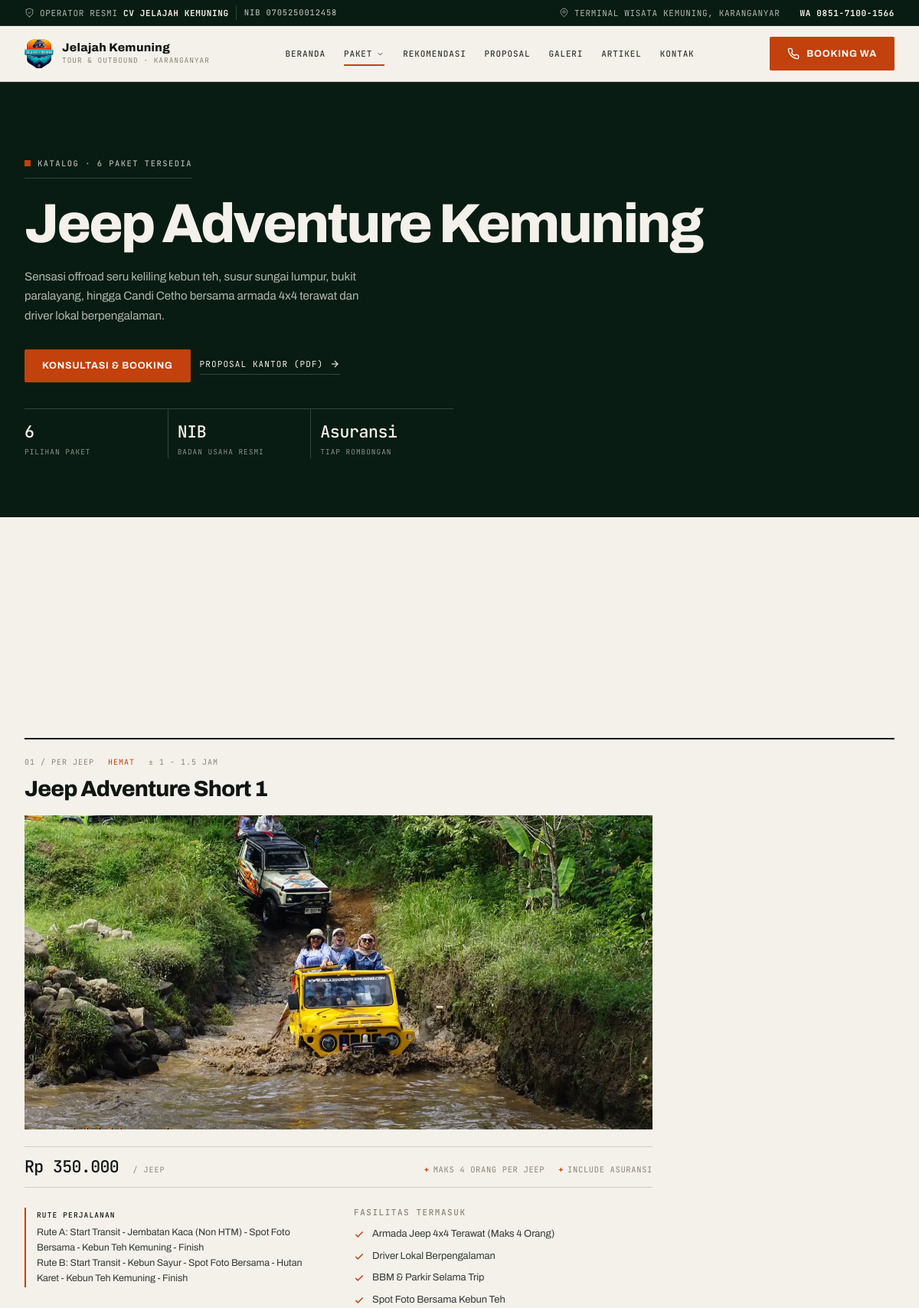
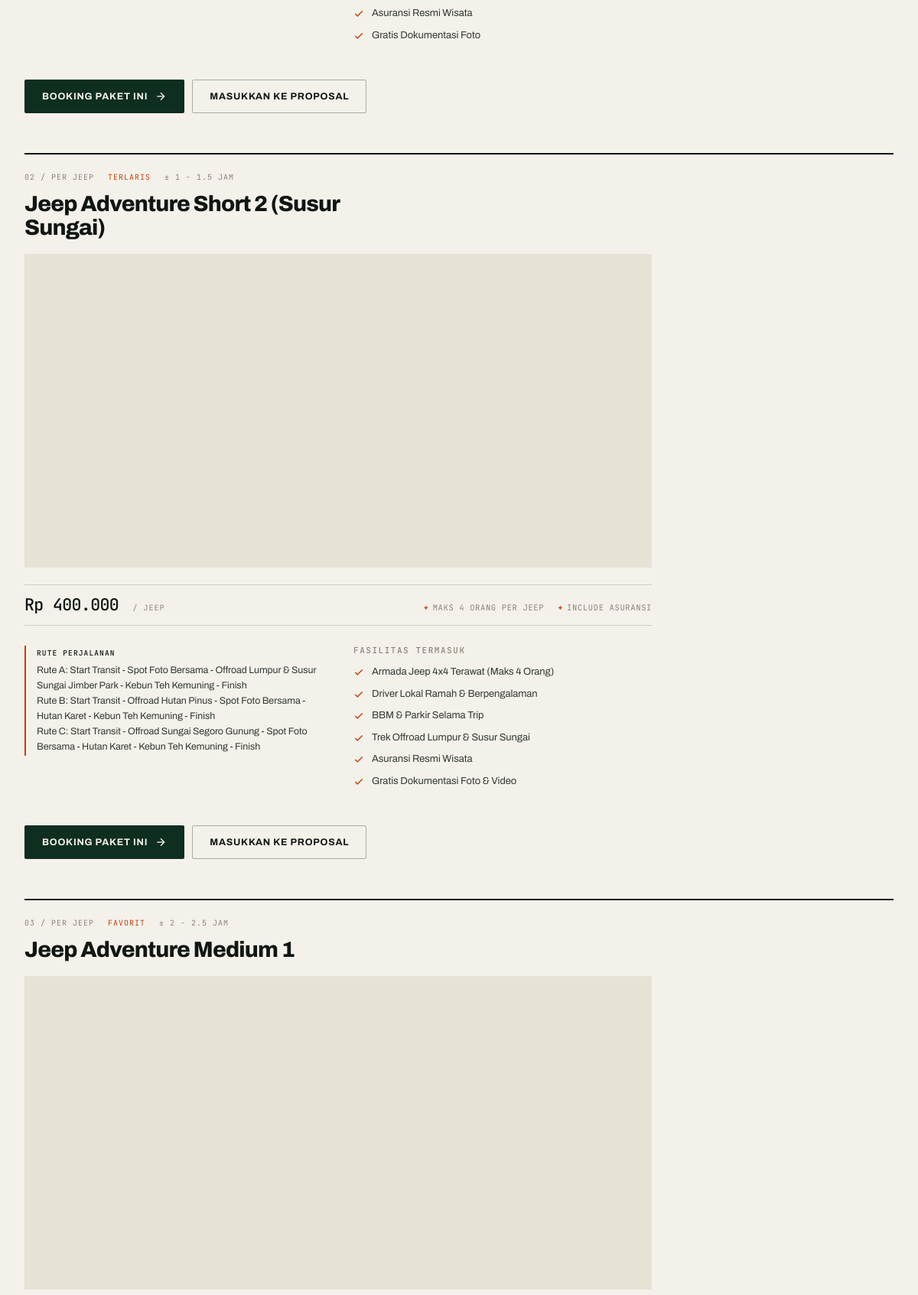
Page /jeep-adventure-kemuning/ (upper part) on the committed database (2 pictures, top to bottom).
### tables this page shows
CREATE TABLE IF NOT EXISTS settings (
    setting_key VARCHAR(100) PRIMARY KEY,
    setting_value TEXT NULL
);

CREATE TABLE IF NOT EXISTS categories (
    id INTEGER PRIMARY KEY AUTO_INCREMENT,
    name VARCHAR(100) NOT NULL,
    slug VARCHAR(100) NOT NULL UNIQUE,
    description TEXT NULL,
    icon VARCHAR(50) DEFAULT 'fas fa-map-marked-alt',
    created_at TIMESTAMP DEFAULT CURRENT_TIMESTAMP
);

CREATE TABLE IF NOT EXISTS packages (
    id INTEGER PRIMARY KEY AUTO_INCREMENT,
    category_id INTEGER NOT NULL,
    name VARCHAR(200) NOT NULL,
    slug VARCHAR(200) NOT NULL UNIQUE,
    price INTEGER NOT NULL DEFAULT 0,
    price_strike INTEGER DEFAULT 0,
    price_type VARCHAR(50) DEFAULT 'per_orang',
    min_participants INTEGER DEFAULT 1,
    duration VARCHAR(100) NULL,
    badge VARCHAR(50) NULL,
    summary TEXT NULL,
    inclusions TEXT NULL,
    exclusions TEXT NULL,
    itinerary TEXT NULL,
    thumbnail VARCHAR(255) NULL,
    is_active INTEGER DEFAULT 1,
    sort_order INTEGER DEFAULT 0,
    created_at TIMESTAMP DEFAULT CURRENT_TIMESTAMP
);

### app/Controllers/PackageController.php (called while the page is built, shortened)
<?php
class PackageController {
    public function getPackageData(string $slug): array {
        $db = Database::getInstance()->getConnection();
        $stmt = $db->prepare("SELECT * FROM categories WHERE slug = :s LIMIT 1");
        $stmt->execute([':s' => $slug]);
        $category = $stmt->fetch(PDO::FETCH_ASSOC);
        $stmt = $db->prepare("SELECT * FROM packages WHERE category_id = :cid AND is_active = 1 ORDER BY sort_order ASC, price ASC");
        $stmt->execute([':cid' => $category['id']]);
        $packages = $stmt->fetchAll(PDO::FETCH_ASSOC);
        return ['category' => $category, 'packages' => $packages];
    }
    public function parseInclusions(?string $inclusions): array {
        $normalized = str_replace(['\r\n', '\r', '\n'], "\n", $inclusions);
        $lines = preg_split('/\r\n|\r|\n/', trim($normalized));
        return array_values(array_filter(array_map('trim', $lines)));
    }
    public function showBySlug(string $slug): void {
        $data = $this->getPackageData($slug);
        $category = $data['category'];
        $packages = $data['packages'];
        require __DIR__ . '/../Views/layouts/header.php';
        require __DIR__ . '/../Views/package-detail.php';
        require __DIR__ . '/../Views/layouts/footer.php';
    }
}

### app/Helpers.php (called while the page is built, shortened)
<?php
class Helpers {
    public static function formatRupiah(int $amount): string {
        return 'Rp ' . number_format($amount, 0, ',', '.');
    }
    public static function getSetting(string $key, string $default = ''): string {
        try {
            $db = Database::getInstance()->getConnection();
            $stmt = $db->prepare("SELECT setting_value FROM settings WHERE setting_key = :k LIMIT 1");
            $stmt->execute([':k' => $key]);
            $val = $stmt->fetchColumn();
            return ($val !== false && $val !== null) ? (string)$val : $default;
        } catch (\Throwable $e) {
            return $default;
        }
    }
    public static function generateWaLink(string $package = '', string $details = ''): string {
        $phone = self::getSetting('no_wa_1', defined('DEFAULT_WA') ? DEFAULT_WA : '6281234567890');
        $text = "Halo Admin Jelajah Kemuning, saya mau konsultasi";
        if (!empty($package)) {
            $text .= " mengenai *$package*";
        }
        if (!empty($details)) {
            $text .= " ($details)";
        }
        $text .= ". Mohon info ketersediaan tanggal dan rincian lengkapnya. Terima kasih!";
        return "https://wa.me/" . preg_replace('/[^0-9]/', '', $phone) . "?text=" . urlencode($text);
    }
    public static function sanitize(string $input): string {
        return htmlspecialchars(trim($input), ENT_QUOTES, 'UTF-8');
    }
}

### app/Views/package-detail.php (the view, shortened to what this page needs)
<section class="hero-section is-compact">
    <div class="container hero-inner">
        <div>
            <div class="hero-eyebrow">Katalog · <?= count($packages) ?> paket tersedia</div>
            <h1 class="hero-h1"><?= Helpers::sanitize($category['name']) ?></h1>
            <p class="hero-lead">
                <?= Helpers::sanitize($category['description'] ?? 'Penyedia paket wisata resmi Karanganyar dengan rute terbaik dan fasilitas terlengkap.') ?>
            </p>
            <div class="hero-cta-group">
                <a href="<?= Helpers::generateWaLink($category['name']) ?>" class="btn btn-accent">
                    <span>Konsultasi &amp; booking</span>
                </a>
                <a href="/proposal/" class="hero-link">
                    Proposal kantor (PDF)
                    <svg width="14" height="14" viewBox="0 0 24 24" fill="none" stroke="currentColor" stroke-width="2"><line x1="5" y1="12" x2="19" y2="12"/><polyline points="12 5 19 12 12 19"/></svg>
                </a>
            </div>
            <div class="hero-stats-row" style="margin-top:34px;">
                <div class="hero-stat">
                    <div class="hero-stat-num"><?= count($packages) ?></div>
                    <div class="hero-stat-label">Pilihan paket</div>
                </div>
                <div class="hero-stat">
                    <div class="hero-stat-num">NIB</div>
                    <div class="hero-stat-label">Badan usaha resmi</div>
                </div>
                <div class="hero-stat">
                    <div class="hero-stat-num">Asuransi</div>
                    <div class="hero-stat-label">Tiap rombongan</div>
                </div>
            </div>
        </div>
    </div>
</section>
<section class="page-body no-rule">
    <div class="container">
        <div class="packages-grid">
            <?php $pkgIndex = 0; foreach ($packages as $pkg):
                $pkgIndex++;
                $thumb = $pkg['thumbnail'] ?? '';
                $incList = (new PackageController())->parseInclusions($pkg['inclusions'] ?? '');
            ?>
            <article class="detail-entry">
                <div class="detail-head">
                    <span class="detail-index"><?= str_pad((string)$pkgIndex, 2, '0', STR_PAD_LEFT) ?> / <?= $pkg['price_type'] === 'per_armada' ? 'PER JEEP' : 'PER ORANG' ?></span>
                    <?php if (!empty($pkg['badge'])): ?>
                    <span class="detail-index" style="color:var(--accent);"><?= Helpers::sanitize($pkg['badge']) ?></span>
                    <?php endif; ?>
                    <?php if (!empty($pkg['duration'])): ?>
                    <span class="detail-index">± <?= Helpers::sanitize($pkg['duration']) ?></span>
                    <?php endif; ?>
                </div>
                <h2 class="detail-title"><?= Helpers::sanitize($pkg['name']) ?></h2>
                <?php if (!empty($thumb)): ?>
                <div class="detail-media">
                    <img src="<?= htmlspecialchars($thumb) ?>" alt="<?= Helpers::sanitize($pkg['name']) ?>" loading="lazy" decoding="async">
                </div>
                <?php endif; ?>
                <div class="detail-price-row">
                    <div class="pkg-row-price">
                        <?= Helpers::formatRupiah($pkg['price']) ?>
                        <small>/ <?= $pkg['price_type'] === 'per_armada' ? 'jeep' : 'orang' ?></small>
                    </div>
                    <div class="pkg-row-facts">
                        <?php if ($pkg['price_type'] === 'per_armada'): ?>
                        <span>Maks 4 orang per jeep</span>
                        <?php elseif (!empty($pkg['min_participants']) && $pkg['min_participants'] > 1): ?>
                        <span>Min. <?= (int)$pkg['min_participants'] ?> peserta</span>
                        <?php endif; ?>
                        <span>Include asuransi</span>
                    </div>
                </div>
                <div class="detail-cols">
                    <div>
                        <?php if (!empty($pkg['itinerary'])): ?>
                        <div class="itinerary-box">
                            <strong>Rute perjalanan</strong>
                            <?= nl2br(Helpers::sanitize(str_replace(['\r\n', '\r', '\n'], "\n", $pkg['itinerary']))) ?>
                        </div>
                        <?php endif; ?>
                    </div>
                    <div>
                        <div class="overline" style="color:var(--ink-faint); margin-bottom:12px;">Fasilitas termasuk</div>
                        <ul class="facility-list">
                            <?php if (empty($incList)): ?>
                            <li><svg viewBox="0 0 24 24" fill="none" stroke="currentColor" stroke-width="2.5"><polyline points="20 6 9 17 4 12"/></svg><span>Fasilitas lengkap standar CV Jelajah Kemuning.</span></li>
                            <?php else: foreach ($incList as $inc): ?>
                            <li><svg viewBox="0 0 24 24" fill="none" stroke="currentColor" stroke-width="2.5"><polyline points="20 6 9 17 4 12"/></svg><span><?= Helpers::sanitize($inc) ?></span></li>
                            <?php endforeach; endif; ?>
                        </ul>
                    </div>
                </div>
                <div class="detail-foot">
                    <a href="<?= Helpers::generateWaLink($pkg['name'], Helpers::formatRupiah($pkg['price'])) ?>" class="btn btn-primary">
                        <span>Booking paket ini</span>
                        <svg viewBox="0 0 24 24" fill="none" stroke="currentColor" stroke-width="2"><line x1="5" y1="12" x2="19" y2="12"/><polyline points="12 5 19 12 12 19"/></svg>
                    </a>
                    <a href="/proposal/" class="btn btn-outline">Masukkan ke proposal</a>
                </div>
            </article>
            <?php endforeach; ?>
        </div>
    </div>
</section>

### app/Views/layouts/header.php (shortened to what this page needs)
<?php
$nibNum = Helpers::getSetting('nib', defined('CV_NIB') ? CV_NIB : '0705250012458');
$currentPath = rtrim(parse_url($_SERVER['REQUEST_URI'] ?? '/', PHP_URL_PATH) ?: '/', '/');
$isActive = static function (array $prefixes) use ($currentPath): string {
    foreach ($prefixes as $p) {
        if ($p === '/' ? $currentPath === '/' : str_starts_with($currentPath, $p)) return ' is-active';
    }
    return '';
};
?>
<!DOCTYPE html>
<html lang="id">
<head>
    <link rel="stylesheet" href="/assets/css/style.min.css">
</head>
<body>
<div class="topbar">
    <div class="container topbar-inner">
        <div class="topbar-left">
            <span class="topbar-item">
                <svg viewBox="0 0 24 24" fill="none" stroke="currentColor" stroke-width="1.5" stroke-linecap="round" stroke-linejoin="round"><path d="M12 22s8-4 8-10V5l-8-3-8 3v7c0 6 8 10 8 10z"/><path d="m9 12 2 2 4-4"/></svg>
                <span>Operator resmi <strong>CV Jelajah Kemuning</strong></span>
                <span class="topbar-badge">NIB <?= Helpers::sanitize($nibNum) ?></span>
            </span>
        </div>
        <div class="topbar-right">
            <span class="topbar-item">
                <svg viewBox="0 0 24 24" fill="none" stroke="currentColor" stroke-width="1.5"><path d="M20 10c0 6-8 12-8 12s-8-6-8-12a8 8 0 0 1 16 0Z"/><circle cx="12" cy="10" r="3"/></svg>
                Terminal Wisata Kemuning, Karanganyar
            </span>
            <a href="<?= Helpers::generateWaLink() ?>" class="topbar-item topbar-wa">WA 0851-7100-1566</a>
        </div>
    </div>
</div>
<header class="header-nav">
    <div class="container header-container">
        <a href="/" class="brand-logo" aria-label="Jelajah Kemuning — beranda">
            <img src="/assets/uploads/cropped-logo-jelajah-kemuningg.png" alt="Logo CV Jelajah Kemuning" onerror="this.style.display='none'">
            <span class="brand-text-wrap">
                <span class="brand-name">Jelajah Kemuning</span>
                <span class="brand-sub">Tour &amp; Outbound · Karanganyar</span>
            </span>
        </a>
        <nav class="nav-links" aria-label="Navigasi utama">
            <a href="/" class="nav-item<?= $isActive(['/']) ?>">Beranda</a>
            <div class="nav-dropdown">
                <a href="#katalog-paket" class="nav-item<?= $isActive(['/jeep-adventure-kemuning', '/river-tubing-kemuning', '/paket-outbound-kemuning', '/paket-hemat-jeep-kemuning', '/villa-glamping-kemuning']) ?>">
                    <span>Paket</span>
                    <svg width="11" height="11" viewBox="0 0 24 24" fill="none" stroke="currentColor" stroke-width="2"><path d="m6 9 6 6 6-6"/></svg>
                </a>
            </div>
            <a href="/cari-paket/" class="nav-item<?= $isActive(['/cari-paket']) ?>">Rekomendasi</a>
            <a href="/proposal/" class="nav-item<?= $isActive(['/proposal']) ?>">Proposal</a>
            <a href="/galeri/" class="nav-item<?= $isActive(['/galeri']) ?>">Galeri</a>
            <a href="/artikel/" class="nav-item<?= $isActive(['/artikel']) ?>">Artikel</a>
            <a href="/kontak/" class="nav-item<?= $isActive(['/kontak', '/tentang-kami']) ?>">Kontak</a>
        </nav>
        <div class="header-actions">
            <a href="<?= Helpers::generateWaLink() ?>" class="btn btn-accent">
                <span>Booking WA</span>
            </a>
        </div>
    </div>
</header>

### rows in the picture
settings: setting_value "0705250012458"
categories: id "6", name "Jeep Adventure Kemuning", description "Sensasi offroad seru keliling kebun teh, susur sungai lumpur, bukit paralayang, hingga Candi Cetho bersama armada 4x4 terawat dan driver lokal berpengalaman."
packages: pkgIndex "01", price_type "PER JEEP", badge "HEMAT", duration "1 - 1.5 JAM", name "Jeep Adventure Short 1", thumbnail (picture), price "Rp 350.000", itinerary "Rute A: Start Transit - Jembatan Kaca (Non HTM) - Spot Foto Bersama - Kebun Teh Kemuning - Finish Rute B: Start Transit - Kebun Sayur - Spot Foto Bersama - Hutan Karet - Kebun Teh Kemuning - Finish", inclusions "Armada Jeep 4x4 Terawat (Maks 4 Orang)", inclusions "Driver Lokal Berpengalaman", inclusions "BBM & Parkir Selama Trip", inclusions "Spot Foto Bersama Kebun Teh", inclusions "Asuransi Resmi Wisata", inclusions "Gratis Dokumentasi Foto"
packages: pkgIndex "02", price_type "PER JEEP", badge "TERLARIS", duration "1 - 1.5 JAM", name "Jeep Adventure Short 2 (Susur Sungai)", thumbnail (picture), price "Rp 400.000", itinerary "Rute A: Start Transit - Spot Foto Bersama - Offroad Lumpur & Susur Sungai Jimber Park - Kebun Teh Kemuning - Finish Rute B: Start Transit - Offroad Hutan Pinus - Spot Foto Bersama - Hutan Karet - Kebun Teh Kemuning - Finish Rute C: Start Transit - Offroad Sungai Segoro Gunung - Spot Foto Bersama - Hutan Karet - Kebun Teh Kemuning - Finish", inclusions "Armada Jeep 4x4 Terawat (Maks 4 Orang)", inclusions "Driver Lokal Ramah & Berpengalaman", inclusions "BBM & Parkir Selama Trip", inclusions "Trek Offroad Lumpur & Susur Sungai", inclusions "Asuransi Resmi Wisata", inclusions "Gratis Dokumentasi Foto & Video"
packages: pkgIndex "03", price_type "PER JEEP", badge "FAVORIT", duration "2 - 2.5 JAM", name "Jeep Adventure Medium 1", thumbnail (picture)
